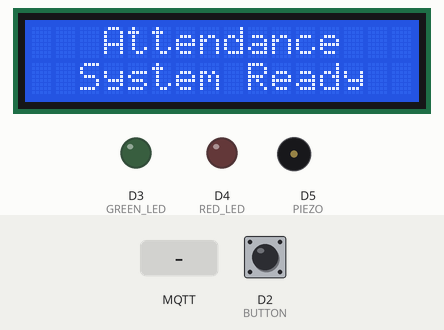
A sketch run on a simulated Arduino Uno R4 WiFi. Parts: 16×2 character LCD, output pins drawn as LEDs (lit = HIGH), buzzer (waves = sounding, pin HIGH). Inputs (shaded band) come from the test bench; at power-on: D2 (BUTTON) HIGH. WiFi joins after 1.5 s; servers stay silent unless stated; no MQTT or app messages arrive unless stated; what the sketch prints to the serial monitor is not drawn.

Above: at 3.8 s.
3.9 s: D2 (BUTTON) pulled LOW for 0.15 s
At 6.8 s:
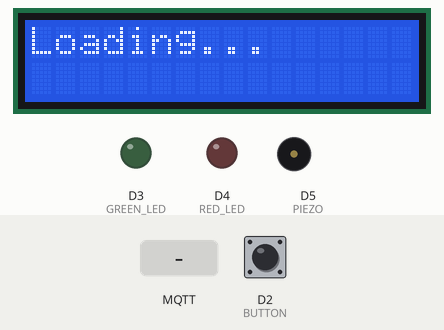
7.0 s: MQTT message "ATTND" arrives on the first subscribed topic
9.3 s: MQTT message "1" arrives on the first subscribed topic
At 21.8 s:
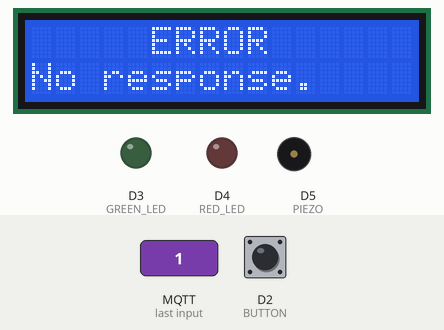
Timing chart, 0 to 22.6 s (numbered marks = the images above; inputs shaded):
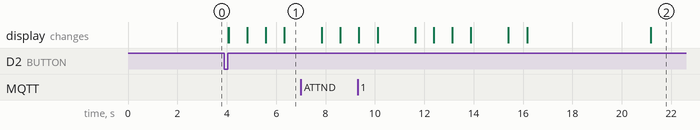

Measured:
- after the input at 3.9 s, the display: first changes after 0.15 s (image 1 shows a later state)

The sketch:

arduino_r4_wifi.ino
```cpp
#include <LiquidCrystal_I2C.h>
#include <WiFiS3.h>
#include <ArduinoJson.h>
#include <MQTT.h>

// ===================================================================================
// COMPONENT PINS ====================================================================

#define BUTTON 2
#define GREEN_LED 3
#define RED_LED 4
#define PIEZO 5

// ===================================================================================
// CONNECTION INFO ===================================================================

char ssid[]             = "WIFI_NAME";
char password[]         = "WIFI_PASSWORD";
char mqttServer[]       = "192.168.1.168";
uint16_t mqttPort       = 1883;

WiFiClient wifiClient;
MQTTClient mqttClient;

// ===================================================================================
// WIFI & MQTT =======================================================================

void connectWiFi(bool reconnect = false) {
    Serial.print(reconnect ? "Reconnecting to WiFi" : "Connecting to WiFi");
    while (WiFi.status() != WL_CONNECTED) {
        delay(2000);
        Serial.print('.');
    }
    Serial.println("\nConnected to WiFi!");
}

void connectMQTT(bool reconnect = false) {
    Serial.println(reconnect ? "Reconnecting to MQTT" : "Connecting to MQTT");
    while (!mqttClient.connected()) {
        if (mqttClient.connect("arduino-r4")) {
            mqttClient.subscribe("arduino-r4/input", 2);
        }
        else {
            Serial.print('.');
            delay(2000);
        }
    }
    Serial.println("\nConnected to MQTT!");
}

// ===================================================================================
// APPLICATION LOGIC =================================================================

LiquidCrystal_I2C lcd(0x27, 16, 2);

bool buttonAlreadyPressed = false;
bool requestSent = false;

byte loadingStep = 0;
unsigned long loadingTimestamp = 0;

unsigned long lastRequestTimestamp = 0;
unsigned long nonBlockingDelayTimestamp = millis();

// ===================================================================================
// HELPERS ===========================================================================

void nonBlockingDelay(unsigned long duration) {
    nonBlockingDelayTimestamp = millis();
    while (millis() - nonBlockingDelayTimestamp < duration) {
        mqttClient.loop();
    }
}

void successTone() {
    tone(PIEZO, 1200, 150);
    nonBlockingDelay(200);
    tone(PIEZO, 1600, 200);
}

void errorTone() {
    tone(PIEZO, 300, 400);
}

void lcdPrintReset() {
    lcd.clear();
    lcd.print("   Attendance");
    lcd.setCursor(0,1);
    lcd.print("  System Ready");
}

void lcdClearRow(byte row) {
    lcd.setCursor(0,row);
    lcd.print("                ");
    lcd.setCursor(0,row);
}

void lcdPrintSuccess(String message) {
    lcd.clear();
    lcd.print("    SUCCESS");
    lcd.setCursor(0,1);
    lcd.print(message);
}

void lcdPrintError(String message) {
    lcd.clear();
    lcd.print("     ERROR");
    lcd.setCursor(0,1);
    lcd.print(message);
}

void updateLoading() {
    unsigned long now = millis();

    if (now - loadingTimestamp < 750) return;
    if (now - lastRequestTimestamp >= 12000) {
        requestSent = false;
        lcdPrintError("No response");
        nonBlockingDelay(5000);
    }

    if (loadingStep == 0) {
        lcdClearRow(0);
        lcd.print("Loading");
        loadingStep++;
    }
    else if (loadingStep < 4) {
        lcd.print(".");
        loadingStep++;
    }
    else {
        loadingStep = 0;
    }
    loadingTimestamp = millis();
}

// ===================================================================================
// MQTT CALLBACK =====================================================================

void mqttCallback(String &topic, String &payload) {
    Serial.println("MQTT message arrived");

    StaticJsonDocument<256> doc;
    DeserializationError error = deserializeJson(doc, payload.c_str());

    if (error) {
        Serial.print("JSON failed: ");
        Serial.println(error.c_str());
        return;
    }

    const char* request = doc["req"];
    const char* msg = doc["msg"];

    Serial.print(request);
    Serial.print(": ");
    Serial.println(msg);

    if (strcmp(request, "ATTND") == 0) {
        requestSent = false;

        if (doc["success"].as<bool>()) {
            lcdPrintSuccess(msg);
            digitalWrite(GREEN_LED, HIGH);
            successTone();
            nonBlockingDelay(5000);

            digitalWrite(GREEN_LED, LOW);
            lcdPrintReset();
        }
        else {
            lcdPrintError(msg);
            digitalWrite(RED_LED, HIGH);
            errorTone();
            nonBlockingDelay(5000);

            digitalWrite(RED_LED, LOW);
            lcdPrintReset();
        }
    }
    else if (strcmp(request, "RGSTR") == 0) {
        requestSent = false;

        if (doc["success"].as<bool>()) {
            lcdPrintSuccess(msg);
            digitalWrite(GREEN_LED, HIGH);
            successTone();
            nonBlockingDelay(5000);

            digitalWrite(GREEN_LED, LOW);
            lcdPrintReset();
        }
        else {
            lcdPrintError(msg);
            digitalWrite(RED_LED, HIGH);
            errorTone();
            nonBlockingDelay(5000);

            digitalWrite(RED_LED, LOW);
            lcdPrintReset();
        }
    }
}

// ===================================================================================
// SETUP & LOOP ======================================================================

void setup() {
    Serial.begin(115200);

    pinMode(BUTTON, INPUT_PULLUP);
    pinMode(GREEN_LED, OUTPUT);
    pinMode(RED_LED, OUTPUT);
    pinMode(PIEZO, OUTPUT);

    lcd.init();
    lcd.backlight();
    lcdPrintReset();

    WiFi.begin(ssid, password);
    connectWiFi();

    mqttClient.begin(mqttServer, wifiClient);
    mqttClient.onMessage(mqttCallback);
    connectMQTT();

    delay(1000);
}

void loop() {
    if (WiFi.status() != WL_CONNECTED) connectWiFi(true);
    if (!mqttClient.connected()) connectMQTT(true);
    mqttClient.loop();

    if (requestSent) {
        updateLoading();
        return;
    }

    bool pressed = digitalRead(BUTTON) == LOW;

    if (pressed) {
        buttonAlreadyPressed = true;
    }
    else if (buttonAlreadyPressed && millis() - lastRequestTimestamp > 3000) {
        mqttClient.publish("arduino-r4/output", "CLICK", false, 2);
        requestSent = true;
        lcd.clear();

        buttonAlreadyPressed = false;
        lastRequestTimestamp = millis();

        Serial.println("Message sent to MQTT");
    }
}
```
